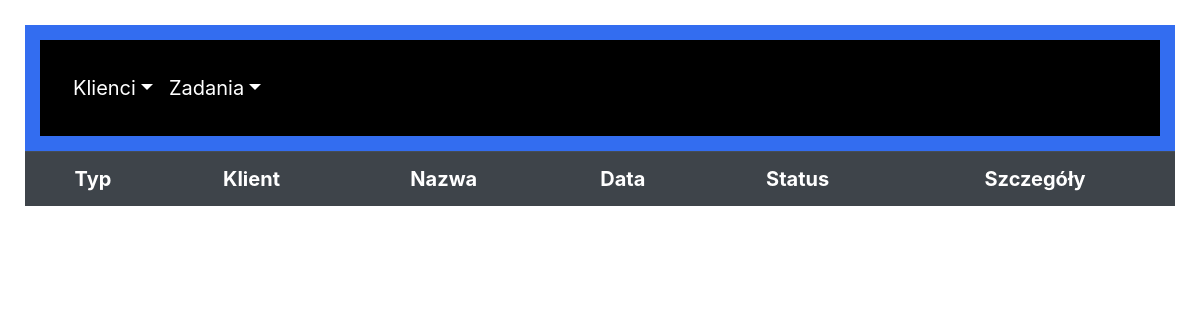
The app's page /tasks_list_in_progress/, older data.
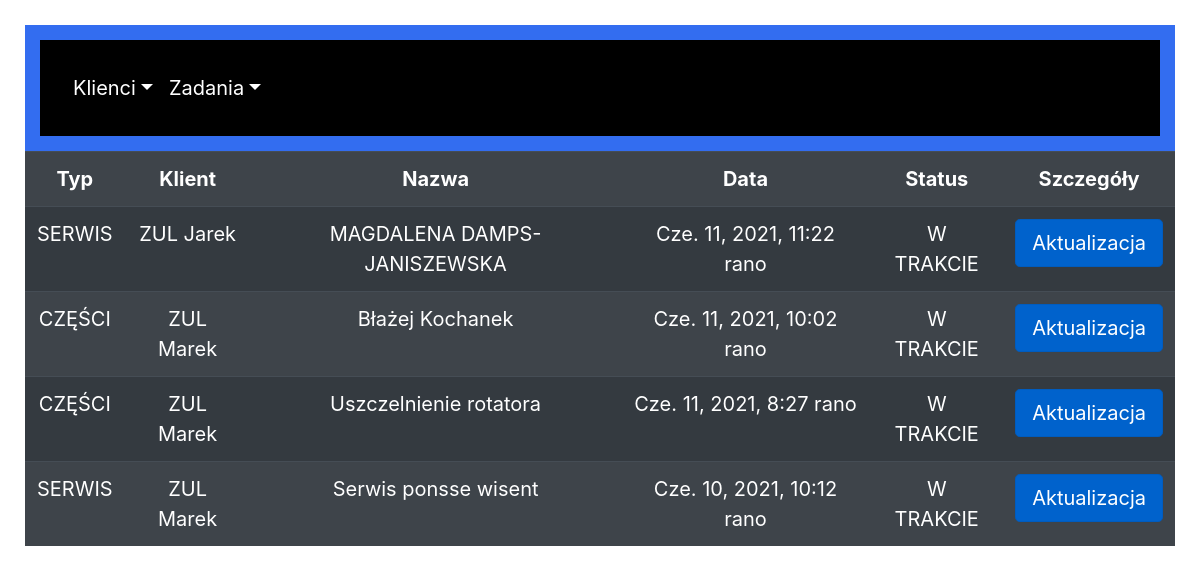
The same page, newer data.
### crm/models.py (models this page shows, shortened)
class Task(models.Model):
    TYPE = (
        ('SERWIS','SERWIS'),
        ('CZĘŚCI','CZĘŚCI'),
        ('MASZYNY','MASZYNY'),
    )
    STATUS = (
        ('NOWE', 'NOWE'),
        ('W TRAKCIE', 'W TRAKCIE'),
        ('ZAKOŃCZONE', 'ZAKOŃCZONE'),
    )
    type = models.CharField(max_length=100, choices=TYPE, verbose_name='Typ')
    name = models.CharField(max_length=200, verbose_name='Nazwa')
    date = models.DateTimeField(default=timezone.now)
    end_date = models.DateTimeField(null=True)
    client = models.ForeignKey(Client, on_delete=models.CASCADE)
    status = models.CharField(max_length=200, choices=STATUS, default='NOWE')
    comments = models.CharField(max_length=500, blank=True)
    success = models.BooleanField(null=True)
    owner = models.ForeignKey(User, on_delete=models.CASCADE, null=True)

class Client(models.Model):
    name = models.CharField(max_length=200, verbose_name='Nazwa')
    vat_number = models.CharField(max_length=13, verbose_name='NIP')
    contact_person = models.CharField(max_length=30, verbose_name='Osoba kontaktowa')
    phone_number = models.CharField(max_length=11, verbose_name='Numer telefonu')
    e_mail = models.EmailField(blank=True, verbose_name='Adres e-mail')
    comments = models.CharField(max_length=500, blank=True, verbose_name='Komentarz')
    vip = models.BooleanField()
    date = models.DateTimeField(default=timezone.now)
    def __str__(self):
        return str(self.name)

### crm/views.py (the view)
# urls.py: path('tasks_list_in_progress/', views.tasks_list_in_progress, name='tasks_list_in_progress'),
def tasks_list_in_progress(request):
    task_list = Task.objects.filter(status='W TRAKCIE').order_by('-date')
    context = {'task_list': task_list}
    return render(request, 'crm/tasks_list_in_progress.html', context)

### crm/templates/crm/tasks_list_in_progress.html (shortened to what this page needs)
{% extends "crm/base.html" %}
{% block content %}
<table class="table table-dark table-striped">
          <tr>
              <th>Typ</th>
              <th>Klient</th>
              <th>Nazwa</th>
              <th>Data</th>
              <th>Status</th>
              <th>Szczegóły</th>
          </tr>
          <tr>
          {% for task in task_list %}
              <td> {{ task.type }} </td>
              <td> {{ task.client }} </td>
              <td> {{ task.name }} </td>
              <td> {{ task.date }} </td>
              <td> {{ task.status }} </td>
              <td><a href="{% url 'crm:task_progress' task.id %}" class="btn btn-primary btn-lg active" role="button" aria-pressed="true">Aktualizacja</a></td>
          </tr>
          {% endfor %}
    </table>
{% endblock content %}

Row changes from the older to the newer data that the page shows:
added Task: type "SERWIS", client "ZUL Jarek", name "MAGDALENA DAMPS-JANISZEWSKA", date "Cze. 11, 2021, 11:22 rano", status "W TRAKCIE"
added Task: type "CZĘŚCI", client "ZUL Marek", name "Błażej Kochanek", date "Cze. 11, 2021, 10:02 rano", status "W TRAKCIE"
added Task: type "CZĘŚCI", client "ZUL Marek", name "Uszczelnienie rotatora", date "Cze. 11, 2021, 8:27 rano", status "W TRAKCIE"
added Task: type "SERWIS", client "ZUL Marek", name "Serwis ponsse wisent", date "Cze. 10, 2021, 10:12 rano", status "W TRAKCIE"
